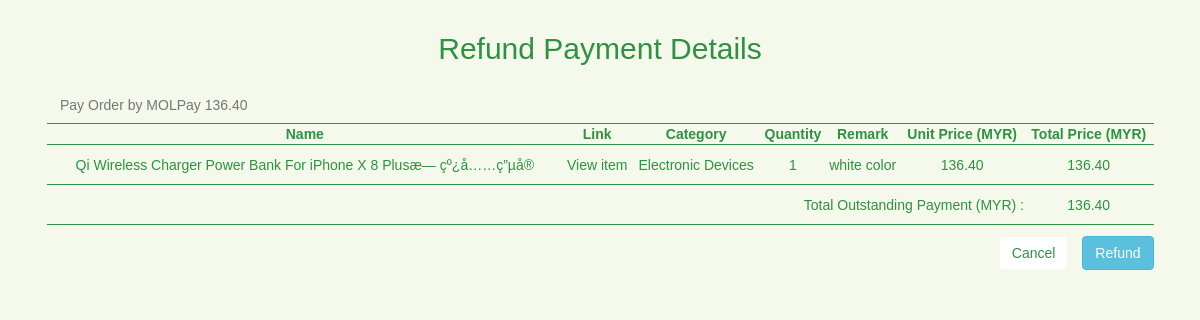
/admin/paymentviewss.php?payment_id=714403 (signed in), run on an earlier commit of the app's database.
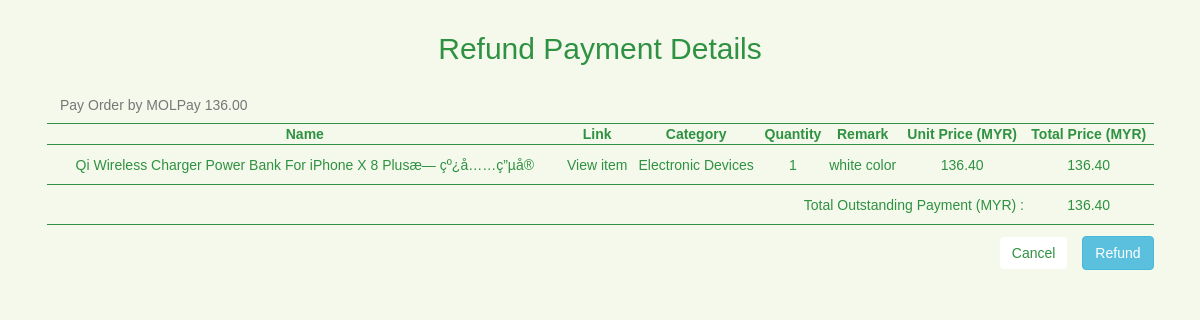
And on a later commit of the database.
### tables this page shows
CREATE TABLE `payment` (
  `payment_id` int(11) NOT NULL,
  `user_id` int(11) NOT NULL,
  `datetime` timestamp NOT NULL DEFAULT CURRENT_TIMESTAMP ON UPDATE CURRENT_TIMESTAMP,
  `title` varchar(45) NOT NULL,
  `amount` decimal(50,2) DEFAULT NULL,
  `file` varchar(150) DEFAULT NULL,
  `type` varchar(30) DEFAULT NULL,
  `status` varchar(20) NOT NULL,
  `top_up_id` int(11) DEFAULT NULL
);

### admin/paymentviewss.php (the view, shortened to what this page needs)
<?php
require_once '../connection/config.php';
$payment_id = $_GET['payment_id'];
$query = "SELECT *
           FROM order_item
           WHERE payment_id='$payment_id'";
$result = mysqli_query($con, $query);
$query6 = "SELECT * FROM payment WHERE payment_id='$payment_id'";
$result6 = mysqli_query($con, $query6);
$results6 = mysqli_fetch_assoc($result6);
    ?>
<!DOCTYPE html>
<html>
    <head>
        <link rel="stylesheet" href="https://maxcdn.bootstrapcdn.com/bootstrap/3.3.7/css/bootstrap.min.css">
        <link href="../frameworks/css/style.css" rel="stylesheet"/>
        <link rel="stylesheet" href="https://cdnjs.cloudflare.com/ajax/libs/font-awesome/4.7.0/css/font-awesome.min.css">
    </head>
    <body class="userbg">
        <div class="row updaterow1 center">
            <h2 class="bigh2 pagetitle hidden-xs hidden-sm">Refund Payment Details</h2>
        </div>
        <div class="row">
            <div class="col-xs-12 col-md-12 col-lg-12 updatecontainer">
                <table class="purchasetable">
                    <caption>
                    <?php
                        if($results6['title'] == 'Pay order by Points'){
                            echo $results6['title']." ".$results6['amount'];
                        }else if($results6['title'] == 'Pay Order by MOLPay'){
                            echo $results6['title']." ".$results6['amount'];
                        }else{
                            ?>
                                <a data-toggle="modal" class="btn btn-default btnReceipt declinePayment" href="#declinePayment">View Receipt</a>
                            <?php
                        }
                        ?>
                        <br />
                    </caption>
                </table>
            </div>
        </div>
        <div class="row">
            <div class="row">
                <div class="col-xs-12 col-md-12 col-lg-12 updatecontainer">
                    <table class="purchasetable">
                        <tr>
                            <th>Name</th>
                            <th>Link</th>
                            <th>Category</th>
                            <th>Quantity</th>
                            <th>Remark</th>
                            <th>Unit Price (MYR)</th>
                            <th>Total Price (MYR)</th>
                        </tr>
                        <?php
                            if(mysqli_num_rows($result) > 0)
                            {
                                $total = 0;
                                while($row = mysqli_fetch_array($result))
                                {
                                    $total += $row['price']*$row['quantity'];
                        ?>
                        <tr class="bodyrow">
                            <td><?php echo $row['order_item']; ?></td>
                            <td><a href="#" class="btntab" onclick="window.open('<?php echo $row['link']; ?> ','','Toolbar=1,Location=0,Directories=0,Status=0,Menubar=0,Scrollbars=0,Resizable=0,fullscreen=yes');">View item</a></td>
                            <td><?php echo $row['category']; ?></td>
                            <td><?php echo $row['quantity']; ?></td>
                            <td><?php echo $row['remark']; ?></td>
                            <td><?php echo $row['price']; ?></td>
                            <td><?php echo number_format((float)$row['price']*$row['quantity'], 2, '.', ''); ?></td>
                        </tr>
                        <?php
                                }
                            }
                        else
                        {
                        ?>
                        <tr>
                            <td colspan="7">Error!</td>
                        </tr>
                        <?php
                        }
                        ?>
                        <tr>
                            <td colspan="6" class="right">Total Outstanding Payment (MYR) :</td>
                            <td class="center"><?php echo number_format((float)$total, 2, '.', ''); ?></td>
                        </tr>
                    </table>
                    <div class="btnpayview">
                        <p class="right">
                            <a href="main.php#adpayment" class="btn btn-secondary btnCancel btnmargin">Cancel</a>
                            <a class="btn btnmargin btn-info" href="#refundType" data-toggle="modal" data-dismiss="modal">Refund</a>
                        </p>
                    </div>
                </div>
            </div>
        </div>
    </body>
</html>

What changed in the data, as far as the page shows it:
changed payment "Pay Order by MOLPay": amount "136.40" → "136.00"
